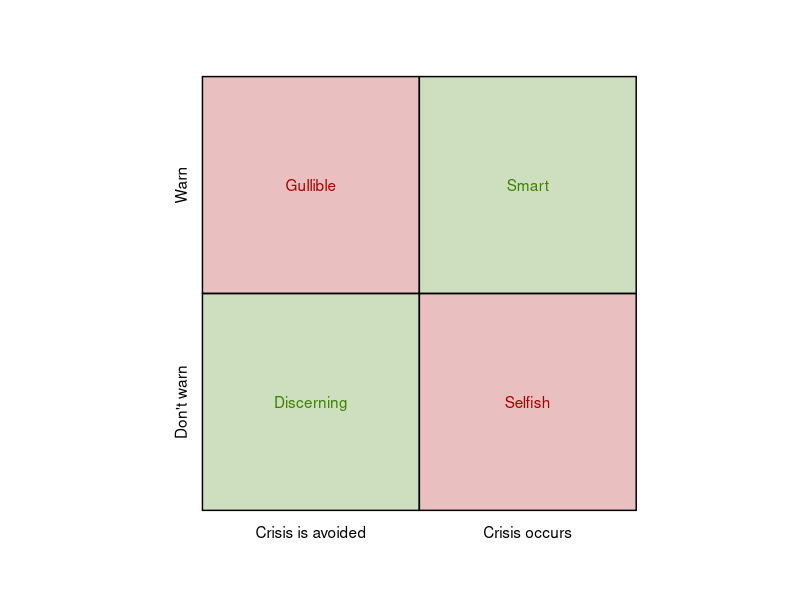
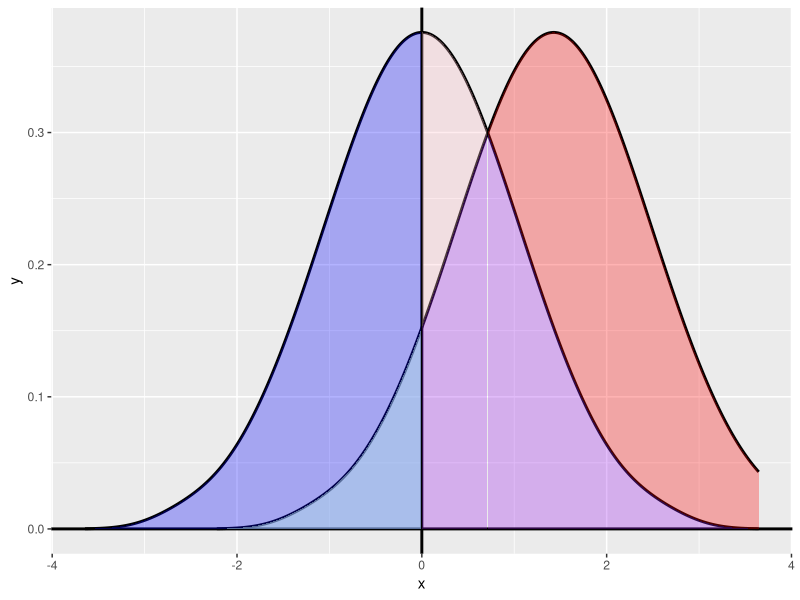
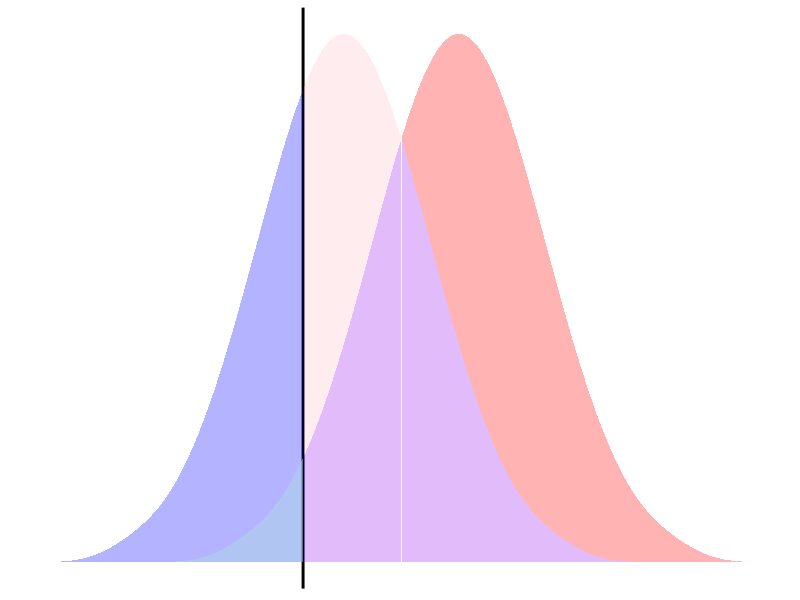

These figures' R source, in order:
## ---- chunk 1
knitr::opts_chunk$set(echo = FALSE, warning = FALSE)
library(tidyverse)
library(bayestestR)
## ---- chunk 2
empty_theme <- theme(                              
  plot.background = element_blank(), 
  panel.grid.major = element_blank(), 
  panel.grid.minor = element_blank(), 
  panel.border = element_blank(), 
  panel.background = element_blank(),
  axis.line = element_blank(),
  axis.ticks = element_blank(),
  axis.text.y = element_text(angle = 90)
)

plot <- ggplot(NULL, aes()) +
  # fix the scale so it's always a square
  coord_fixed() +
  # set the scale to one greater than 0-10 in each direction
  # this gives us some breating room and space to add some arrows
  scale_x_continuous(expand = c(0, 0), limits = c(-1, 11),
                     breaks = c(2,8), labels=c("2" = "", "8" = "")) +
  scale_y_continuous(expand = c(0, 0), limits = c(-1,11),
                     breaks = c(2,8), labels=c("2" = "", "8" = "")) +
  # apply the empty theme
  empty_theme +
  # labels
  labs(title = "",
       x = "",
       y = "") +
  
  # create the quadrants
  geom_rect(aes(xmin=0, xmax=5, ymin=0, ymax=5), color = "black", fill = "#3c8200", alpha = .25) +
  geom_rect(aes(xmin=5, xmax=10, ymin=0, ymax=5), color = "black", fill = "#AA0000", alpha = .25) +
  geom_rect(aes(xmin=0, xmax=5, ymin=5, ymax=10), color = "black", fill = "#AA0000", alpha = .25) +
  geom_rect(aes(xmin=5, xmax=10, ymin=5, ymax=10), color = "black", fill = "#3c8200", alpha = .25) +
  
  # quadrant labels
  annotate("text", x = -.5, y = 2.5, angle = 90, label = "Don't warn") +
  annotate("text", x = -.5, y = 7.5, angle = 90, label = "Warn") +
  annotate("text", x = 2.5, y = -.5, label = "Crisis is avoided") +
  annotate("text", x = 7.5, y = -.5, label = "Crisis occurs") +
  
  # quadrant titles
  annotate("text", x = 2.5, y = 2.5, color = "#3c8200", label = "Discerning") +
  annotate("text", x = 2.5, y = 7.5, color = "#AA0000", label = "Gullible") +
  annotate("text", x = 7.5, y = 2.5, color = "#AA0000", label = "Selfish") +
  annotate("text", x = 7.5, y = 7.5, color = "#3c8200", label = "Smart")

plot
## ---- chunk 3
# create distributions
x <- distribution_normal(n = 100, mean = 0, sd = 1)
z <- distribution_normal(n = 100, mean = 2, sd = 1)

y1 <- distribution_normal(n = 100, mean = 0, sd = 1)
y2 <- distribution_normal(n = 100, mean = 2, sd = 1)
# x <- seq(-4, 6, .1)

y1 <- as.data.frame(density(y1))
y2 <- as.data.frame(density(y2))


two_curves <- full_join(y1, y2, by = "x")

# add x distribution to plot
p <- x %>% 
  density() %>%
  as.data.frame() %>% 
  ggplot(aes(x=x, y=y)) +
  geom_line()

# add z distribution to plot
p <- p + geom_line(data = as.data.frame(density(z)), aes(x=x, y=y))

# p <- p +
#   theme(axis.line=element_blank(),
#       axis.text.x=element_blank(),
#       axis.text.y=element_blank(),
#       axis.ticks=element_blank(),
#       axis.title.x=element_blank(),
#       axis.title.y=element_blank(),
#       legend.position="none",
#       panel.background=element_blank(),
#       panel.border=element_blank(),
#       panel.grid.major=element_blank(),
#       panel.grid.minor=element_blank(),
#       plot.background=element_blank())
## ---- chunk 4
data <- distribution_normal(n = 100, mean = 0, sd = 1) %>%
  density() %>%
  as.data.frame() %>%
  mutate(e = lag(y, 100))

ggplot(data) +
  geom_line(aes(x=x, y=y), size=1) +
  geom_line(aes(x=x, y=e), size=1) +
  geom_vline(aes(xintercept=0), size=1) +
  geom_hline(aes(yintercept=0), size=1) +
  geom_ribbon(data = subset(data, x<0), aes(x=x, ymin=0, ymax=y), fill = "blue", alpha = .3) +
  geom_ribbon(data = subset(data, e<y & x<0), aes(x=x, ymin=0, ymax=e), fill = "light blue", alpha = .5) +
  geom_ribbon(data = subset(data, y>e & x>0), aes(x=x, ymin=e, ymax=y), fill = "pink", alpha = .3) +
  geom_ribbon(data = subset(data, e<y & x>0), aes(x=x, ymin=0, ymax=e), fill = "purple", alpha = .3) +
  geom_ribbon(data = subset(data, y<=e & x>0), aes(x=x, ymin=0, ymax=y), fill = "purple", alpha = .3) +
  geom_ribbon(data = subset(data, e>y & x>0), aes(x=x, ymin=y, ymax=e), fill = "red", alpha = .3)
## ---- chunk 5
data <- distribution_normal(n = 100, mean = 0, sd = 1) %>%
  density() %>%
  as.data.frame()

original_length <- nrow(data)
step_size <- diff(data[1:2,1])
data <- rbind(data, data.frame(x = (step_size * 1:100) + max(data$x), y = 0))
data$e <- 0
data$e[seq(100,original_length+99)] <- data$y[seq(1,original_length)]

x_intercept <- -.5

ggplot(data) +
  # geom_line(aes(x=x, y=y), size=1) +
  # geom_line(aes(x=x, y=e), size=1) +
  geom_vline(aes(xintercept=x_intercept), size=1) +
  # geom_vline(aes(xintercept=.6516307)) +
  # geom_hline(aes(yintercept=0), size=1) +
  geom_ribbon(data = subset(data, x<=x_intercept), aes(x=x, ymin=0, ymax=y), fill = "blue", alpha = .3) +
  geom_ribbon(data = subset(data, e<y & x<x_intercept), aes(x=x, ymin=0, ymax=e), fill = "light blue", alpha = .5) +
  geom_ribbon(data = subset(data, y>e & x>x_intercept), aes(x=x, ymin=e, ymax=y), fill = "pink", alpha = .3) +
  geom_ribbon(data = subset(data, e<y & x>=x_intercept | x==data[306,1]), aes(x=x, ymin=0, ymax=e), fill = "purple", alpha = .3) +
  geom_ribbon(data = subset(data, y<=e & x>=x_intercept), aes(x=x, ymin=0, ymax=y), fill = "purple", alpha = .3) +
  geom_ribbon(data = subset(data, e>y & x>=x_intercept), aes(x=x, ymin=y, ymax=e), fill = "red", alpha = .3) +
  theme(axis.line=element_blank(),
      axis.text.x=element_blank(),
      axis.text.y=element_blank(),
      axis.ticks=element_blank(),
      axis.title.x=element_blank(),
      axis.title.y=element_blank(),
      legend.position="none",
      # panel.background=element_rect(fill="black"),
      panel.background=element_blank(),
      panel.border=element_blank(),
      panel.grid.major=element_blank(),
      panel.grid.minor=element_blank(),
      plot.background=element_blank())

# filter(data, y==e)
# tail(filter(data,e<=y & x>=x_intercept))
## ---- chunk 6
# x <- seq(-4, 4, .01)
# y <- dnorm(x)
# xy <- as.data.frame(cbind(x,y))
# 
# x <- seq(-2, 6, .01)
# y2 <- dnorm(x2, mean=2)
# xy2 <- as.data.frame(cbind(x,y2))
# 
# all <- full_join(xy, xy2, by = "x")
# 
# 
# ggplot(all) +
#   geom_line(aes(x=x,y=y)) +
#   geom_line(aes(x=x,y=y2))
# 
# x_intercept <- 0
# 
# ggplot(all) +
#   # geom_line(aes(x=x, y=y), size=1) +
#   # geom_line(aes(x=x, y=e), size=1) +
#   # geom_vline(aes(xintercept=x_intercept), size=1) +
#   # geom_hline(aes(yintercept=0), size=1) +
#   geom_ribbon(data = subset(all, x<=x_intercept), aes(x=x, ymin=0, ymax=y), fill = "blue", alpha = .3) +
#   geom_ribbon(data = subset(all, y2<y & x<x_intercept), aes(x=x, ymin=0, ymax=y2), fill = "light blue", alpha = .5) +
#   geom_ribbon(data = subset(all, y>y2 & x>x_intercept), aes(x=x, ymin=y2, ymax=y), fill = "pink", alpha = .3) +
#   geom_ribbon(data = subset(all, y2<y & x>=x_intercept), aes(x=x, ymin=0, ymax=y2), fill = "purple", alpha = .3) +
#   geom_ribbon(data = subset(all, y<=y2 & x>=x_intercept), aes(x=x, ymin=0, ymax=y), fill = "purple", alpha = .3) +
#   geom_ribbon(data = subset(all, y2>y & x>=x_intercept), aes(x=x, ymin=y, ymax=y2), fill = "red", alpha = .3) +
#   theme(axis.line=element_blank(),
#       axis.text.x=element_blank(),
#       axis.text.y=element_blank(),
#       axis.ticks=element_blank(),
#       axis.title.x=element_blank(),
#       axis.title.y=element_blank(),
#       legend.position="none",
#       # panel.background=element_rect(fill="black"),
#       panel.background=element_blank(),
#       panel.border=element_blank(),
#       panel.grid.major=element_blank(),
#       panel.grid.minor=element_blank(),
#       plot.background=element_blank())
## ---- chunk 7
foo <- as.data.frame(x = seq(1,100))
foo$y <- 0
foo <- foo %>%
  mutate(y = x + 1)
